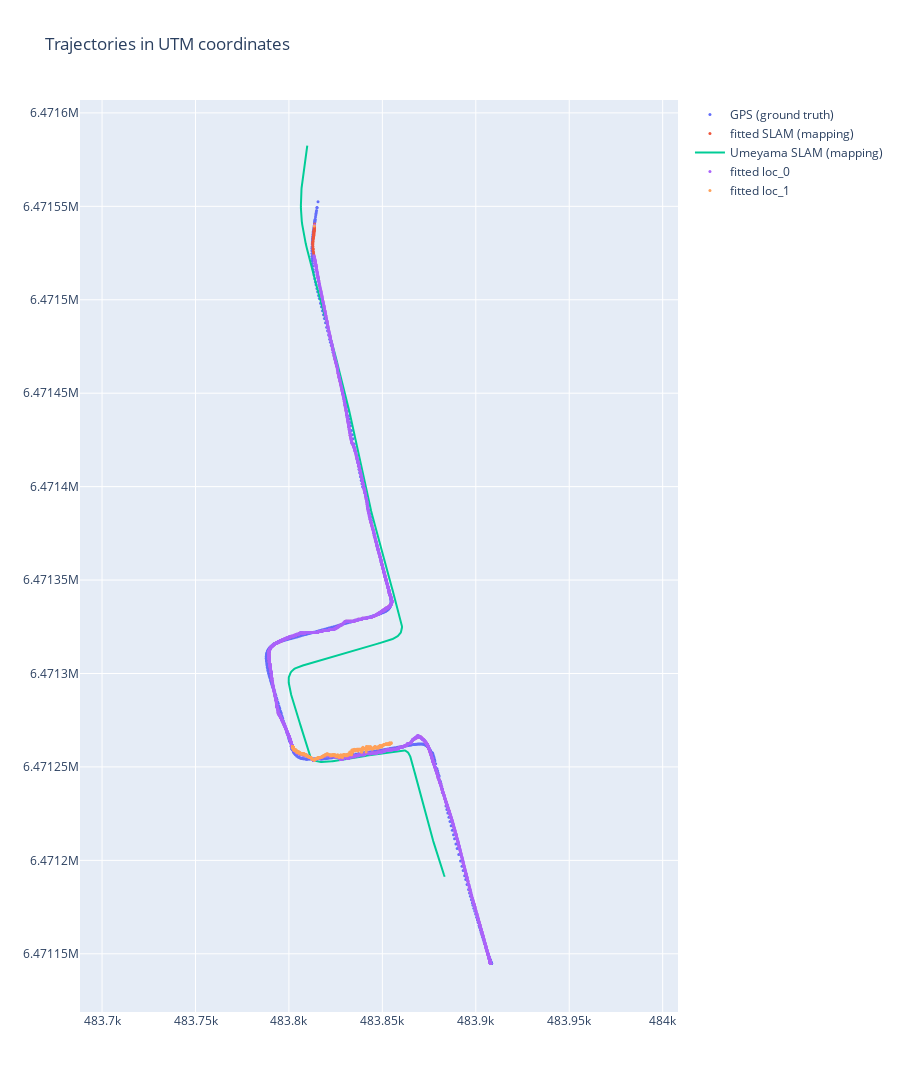

Source (notebook cell):
### Code cell
fig_2d = processor.create_2d_plot_utm()
fig_2d.show()

### Figure 1 — Plotly figure (JSON) as saved in the notebook; plotly's stock layout.template omitted (floating-point values rounded to 4 significant figures; data arrays with more than 128 entries replaced by an {"elided": "..."} marker saying what was removed)
{"data": [{"marker": {"color": "#636EFA", "size": 3}, "mode": "markers", "name": "GPS (ground truth)", "type": "scatter", "x": {"elided": "529 float values"}, "y": {"elided": "529 float values"}}, {"marker": {"color": "#EF553B", "size": 3}, "mode": "markers", "name": "fitted SLAM (mapping)", "type": "scatter", "x": {"elided": "529 float values"}, "y": {"elided": "529 float values"}}, {"marker": {"color": "#00CC96", "size": 3}, "mode": "lines", "name": "Umeyama SLAM (mapping)", "type": "scatter", "x": {"elided": "529 float values"}, "y": {"elided": "529 float values"}}, {"marker": {"color": "#AB63FA", "size": 3}, "mode": "markers", "name": "fitted loc_0", "type": "scatter", "x": {"elided": "2926 float values"}, "y": {"elided": "2926 float values"}}, {"marker": {"color": "#FFA15A", "size": 3}, "mode": "markers", "name": "fitted loc_1", "type": "scatter", "x": {"elided": "411 float values"}, "y": {"elided": "411 float values"}}], "layout": {"height": 1200, "title": {"text": "Trajectories in UTM coordinates"}, "yaxis": {"scaleanchor": "x", "scaleratio": 1}}}
